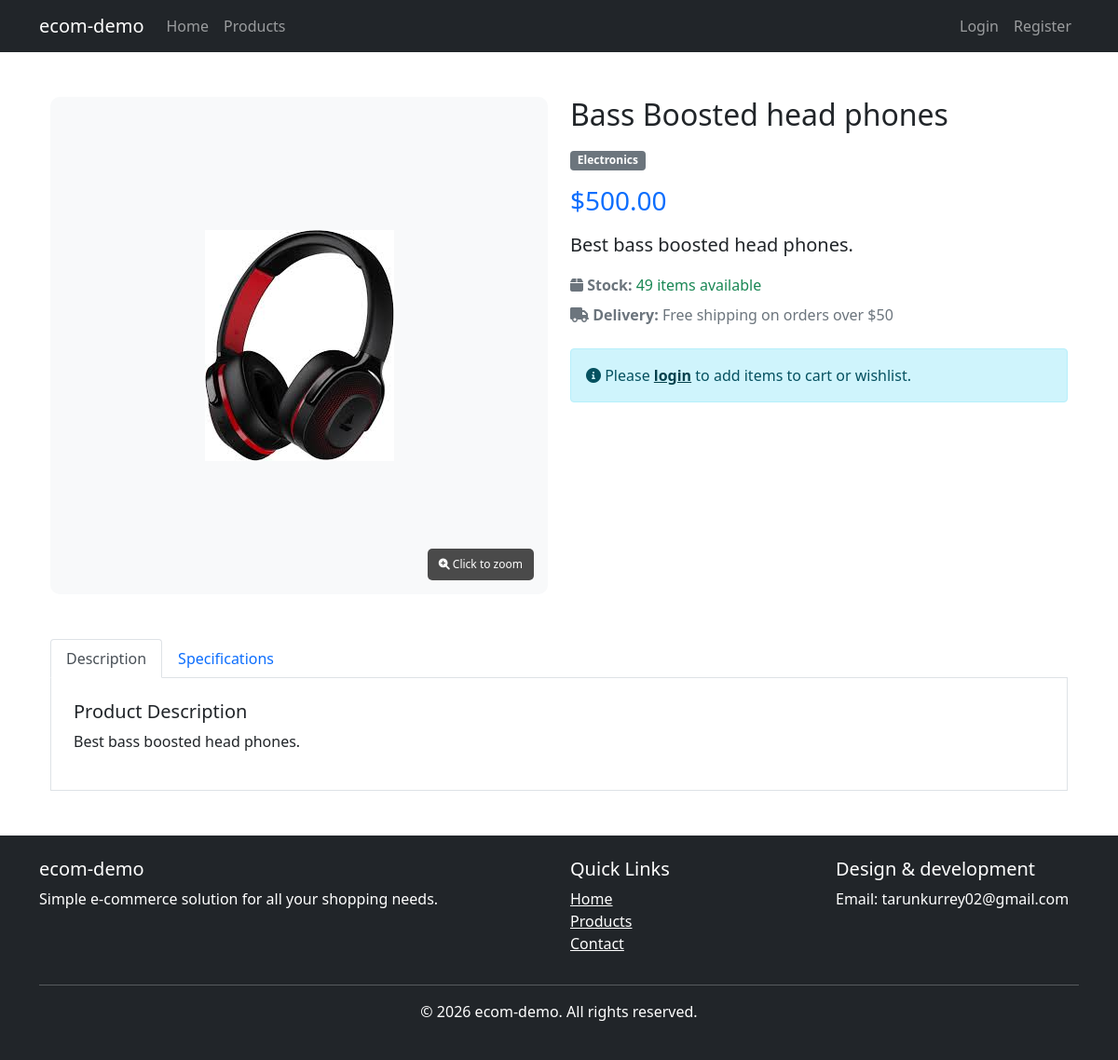
The page /product_detail.php?id=9 on the database its author committed.
### tables this page shows
CREATE TABLE `product_images` (
  `id` int(11) NOT NULL,
  `product_id` int(11) NOT NULL,
  `image_url` varchar(500) NOT NULL,
  `is_primary` tinyint(1) DEFAULT 0,
  `display_order` int(11) DEFAULT 0,
  `created_at` timestamp NOT NULL DEFAULT current_timestamp()
);

CREATE TABLE `products` (
  `id` int(11) NOT NULL,
  `name` varchar(100) NOT NULL,
  `description` text DEFAULT NULL,
  `price` decimal(10,2) NOT NULL,
  `category` varchar(50) DEFAULT NULL,
  `stock` int(11) DEFAULT 100,
  `created_at` timestamp NOT NULL DEFAULT current_timestamp()
);

### config/database.php (called while the page is built, shortened)
<?php
class Database {
    private $host = "localhost";
    private $username = "root";
    private $password = "";
    private $database = "ecommerce";
    public function __construct() {
        $this->conn = new mysqli($this->host, $this->username, $this->password, $this->database);
    }
}
function isLoggedIn() {
    return isset($_SESSION['user_id']);
}
?>

### product_detail.php (the view, shortened to what this page needs)
<?php
require_once 'config/database.php';
$db = new Database();
$product_id = intval($_GET['id']);
$result = $db->conn->query("SELECT * FROM products WHERE id = $product_id");
$product = $result->fetch_assoc();
$images_result = $db->conn->query("SELECT * FROM product_images WHERE product_id = $product_id ORDER BY is_primary DESC, display_order ASC");
$product_images = [];
while ($img = $images_result->fetch_assoc()) {
    $product_images[] = $img;
}
?>
<?php include 'includes/header.php'; ?>
<div class="container my-5">
    <div class="row">
        <div class="col-md-6">
            <div class="product-gallery">
                <div class="main-image-container">
                    <?php if (!empty($product_images)): ?>
                        <img id="mainImage"
                             src="<?php echo $product_images[0]['image_url']; ?>"
                             class="main-image"
                             alt="<?php echo htmlspecialchars($product['name']); ?>">
                        <span class="zoom-icon">
                            <i class="fas fa-search-plus"></i> Click to zoom
                        </span>
                    <?php else: ?>
                        <img src="https://via.placeholder.com/500x500?text=No+Image"
                             class="main-image"
                             alt="No image available">
                    <?php endif; ?>
                </div>
            </div>
        </div>
        <div class="col-md-6">
            <h2 class="mb-3"><?php echo htmlspecialchars($product['name']); ?></h2>
            <span class="badge bg-secondary mb-3"><?php echo htmlspecialchars($product['category']); ?></span>
            <div class="mb-3">
                <h3 class="text-primary mb-0">$<?php echo number_format($product['price'], 2); ?></h3>
            </div>
            <p class="lead"><?php echo nl2br(htmlspecialchars($product['description'])); ?></p>
            <div class="mb-4">
                <p class="text-muted mb-2">
                    <i class="fas fa-box"></i>
                    <strong>Stock:</strong>
                    <?php if ($product['stock'] > 0): ?>
                        <span class="text-success"><?php echo $product['stock']; ?> items available</span>
                    <?php else: ?>
                        <span class="text-danger">Out of stock</span>
                    <?php endif; ?>
                </p>
                <p class="text-muted">
                    <i class="fas fa-truck"></i>
                    <strong>Delivery:</strong> Free shipping on orders over $50
                </p>
            </div>
            <?php if (isLoggedIn()): ?>
            <div class="d-grid gap-2">
                <?php if ($product['stock'] > 0): ?>
                <form method="POST" action="add_to_cart.php" class="mb-2">
                    <input type="hidden" name="product_id" value="<?php echo $product['id']; ?>">
                    <div class="input-group mb-3">
                        <span class="input-group-text">Quantity</span>
                        <input type="number" name="quantity" class="form-control" value="1" min="1" max="<?php echo $product['stock']; ?>">
                    </div>
                    <button type="submit" class="btn btn-primary btn-lg w-100">
                        <i class="fas fa-cart-plus"></i> Add to Cart
                    </button>
                </form>
                <?php else: ?>
                <button class="btn btn-secondary btn-lg w-100" disabled>
                    <i class="fas fa-times"></i> Out of Stock
                </button>
                <?php endif; ?>
                <form method="POST" action="add_to_wishlist.php">
                    <input type="hidden" name="product_id" value="<?php echo $product['id']; ?>">
                    <button type="submit" class="btn btn-outline-danger btn-lg w-100">
                        <i class="fas fa-heart"></i> Add to Wishlist
                    </button>
                </form>
            </div>
            <?php else: ?>
            <div class="alert alert-info">
                <i class="fas fa-info-circle"></i>
                Please <a href="login.php" class="alert-link">login</a> to add items to cart or wishlist.
            </div>
            <?php endif; ?>
        </div>
    </div>
    <div class="row mt-5">
        <div class="col-12">
            <ul class="nav nav-tabs" role="tablist">
                <li class="nav-item">
                    <a class="nav-link active" data-bs-toggle="tab" href="#description">Description</a>
                </li>
                <li class="nav-item">
                    <a class="nav-link" data-bs-toggle="tab" href="#specifications">Specifications</a>
                </li>
            </ul>
            <div class="tab-content p-4 border border-top-0">
                <div id="description" class="tab-pane fade show active">
                    <h5>Product Description</h5>
                    <p><?php echo nl2br(htmlspecialchars($product['description'])); ?></p>
                </div>
            </div>
        </div>
    </div>
</div>
<?php include 'includes/footer.php'; ?>

### product_detail.php (style rules this page uses)
.product-gallery { position: relative; }
.main-image-container { position: relative; border-radius: 10px; overflow: hidden; background: #f8f9fa; aspect-ratio: 1/1; display: flex; align-items: center; justify-content: center; }
.main-image { max-width: 100%; max-height: 100%; object-fit: contain; cursor: zoom-in; }
.zoom-icon { position: absolute; bottom: 15px; right: 15px; background: rgba(0, 0, 0, 0.7); color: white; padding: 8px 12px; border-radius: 5px; font-size: 12px; pointer-events: none; }

### rows shown on the page
product_images: image_url (picture)
products: name "Bass Boosted head phones", category "Electronics", price "500.00", description "Best bass boosted head phones.", stock "49"
